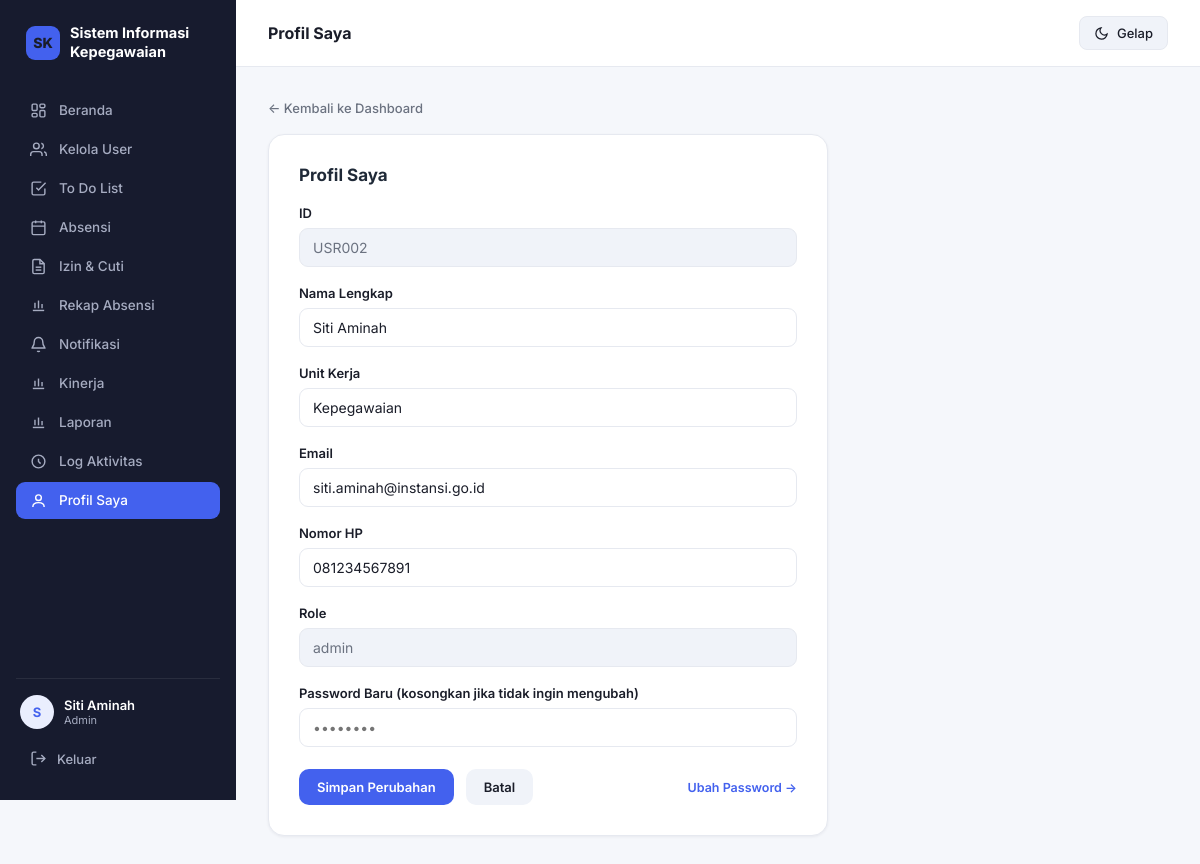
/profil.php (signed in), run on the app's committed database.
### tables this page shows
CREATE TABLE `users` (
  `id` VARCHAR(50) NOT NULL,
  `nama` VARCHAR(100) NOT NULL,
  `unit_kerja` VARCHAR(100) NOT NULL,
  `email` VARCHAR(100) NOT NULL,
  `nomor_hp` VARCHAR(20) NOT NULL,
  `role` ENUM('super_admin','admin','user') NOT NULL DEFAULT 'user',
  `password` VARCHAR(255) NOT NULL,
  `aktif` TINYINT(1) NOT NULL DEFAULT 1,
  `email_terverifikasi` TINYINT(1) NOT NULL DEFAULT 0,
  `token_verifikasi` VARCHAR(64) DEFAULT NULL,
  `token_reset` VARCHAR(64) DEFAULT NULL,
  `token_reset_kadaluarsa` DATETIME DEFAULT NULL,
  `created_at` TIMESTAMP NOT NULL DEFAULT CURRENT_TIMESTAMP,
  `updated_at` TIMESTAMP NOT NULL DEFAULT CURRENT_TIMESTAMP ON UPDATE CURRENT_TIMESTAMP,
  PRIMARY KEY (`id`),
  UNIQUE KEY `uk_users_email` (`email`),
  KEY `idx_users_role` (`role`),
  KEY `idx_users_token_verifikasi` (`token_verifikasi`),
  KEY `idx_users_token_reset` (`token_reset`)
);

### db.php (called while the page is built, shortened)
<?php
function db_prepare(mysqli $koneksi, string $sql): mysqli_stmt
{
    $stmt = mysqli_prepare($koneksi, $sql);
    return $stmt;
}
function db_result(mysqli_stmt $stmt): mysqli_result
{
    $hasil = mysqli_stmt_get_result($stmt);
    return $hasil;
}
function db_fetch(mysqli_result $hasil): array
{
    $baris = mysqli_fetch_assoc($hasil);
    return is_array($baris) ? $baris : [];
}

### profil.php (the view, shortened to what this page needs)
<?php
require_once "config/koneksi.php";
$userId = $_SESSION['id'];
$stmt = db_prepare($koneksi, "SELECT * FROM users WHERE id = ?");
mysqli_stmt_bind_param($stmt, "s", $userId);
mysqli_stmt_execute($stmt);
$result = db_result($stmt);
$user = db_fetch($result);
?>
<!DOCTYPE html>
<html lang="id">
<head>
    <link rel="stylesheet" href="assets/css/style.css">
</head>
<body>
    <div class="app-shell">
    <?php include 'includes/sidebar.php'; ?>
    <div class="main-area">
        <div class="topbar">
            <div class="topbar-title">Profil Saya</div>
            <div class="topbar-right">
                <button class="theme-toggle" onclick="toggleTheme()" type="button">
                    <span class="theme-toggle-icon"></span><span class="theme-toggle-label">Gelap</span>
                </button>
            </div>
        </div>
<div class="container">
        <a href="dashboard.php" class="back-link">&larr; Kembali ke Dashboard</a>
        <div class="form-box">
            <h2 style="margin-bottom:20px; color:#1f2937;">Profil Saya</h2>
            <form method="POST" action="profil.php">
                <div class="form-row">
                    <label>ID</label>
                    <input type="text" value="<?= htmlspecialchars($user['id']) ?>" disabled>
                </div>
                <div class="form-row">
                    <label>Nama Lengkap</label>
                    <input type="text" name="nama" value="<?= htmlspecialchars($user['nama']) ?>" required>
                </div>
                <div class="form-row">
                    <label>Unit Kerja</label>
                    <input type="text" name="unit_kerja" value="<?= htmlspecialchars($user['unit_kerja']) ?>" required>
                </div>
                <div class="form-row">
                    <label>Email</label>
                    <input type="email" name="email" value="<?= htmlspecialchars($user['email']) ?>" required>
                </div>
                <div class="form-row">
                    <label>Nomor HP</label>
                    <input type="text" name="nomor_hp" value="<?= htmlspecialchars($user['nomor_hp']) ?>" pattern="\+?[0-9]{9,15}" title="Hanya angka, 9-15 digit, boleh diawali +" required>
                </div>
                <div class="form-row">
                    <label>Role</label>
                    <input type="text" value="<?= htmlspecialchars(str_replace('_', ' ', $user['role'])) ?>" disabled>
                </div>
                <div class="form-row">
                    <label>Password Baru (kosongkan jika tidak ingin mengubah)</label>
                    <input type="password" name="password" placeholder="••••••••" minlength="6" title="Minimal 6 karakter">
                </div>
                <div class="form-actions">
                    <button type="submit" class="btn-primary">Simpan Perubahan</button>
                    <a href="dashboard.php" class="btn-cancel">Batal</a>
                    <a href="ubah_password.php" style="margin-left:auto; font-size:12.5px; color:var(--primary); font-weight:600;">Ubah Password &rarr;</a>
                </div>
            </form>
        </div>
    </div>
    </div>
</div>
</body>
</html>

### style.css (style rules this page uses)
:root, :root[data-theme="light"] { --bg: #F5F7FB; --surface: #FFFFFF; --surface-alt: #F0F3F9; --border: #E6E9F0; --text: #1A1D29; --text-muted: #6B7280; --primary: #4361EE; --primary-dark: #3145C4; --primary-soft: #EAEEFE; --success: #16A34A; --success-soft: #E9F9EF; --danger: #E11D48; --danger-soft: #FDECEF; --warning: #D97706; --warning-soft: #FEF3E2; --shadow: 0 8px 24px rgba(20,25,50,0.08); --shadow-sm: 0 1px 3px rgba(20,25,50,0.06); --sidebar-bg: #171B2E; --sidebar-text: #A6ACC1; --sidebar-text-active: #FFFFFF; }
* { margin: 0; padding: 0; box-sizing: border-box; }
html { color-scheme: light dark; }
body { font-family: 'Inter', -apple-system, sans-serif; color: var(--text); background: var(--bg); transition: background 0.2s ease, color 0.2s ease; font-size: 14px; }
a { color: inherit; text-decoration: none; }
button { font-family: inherit; cursor: pointer; }
.theme-toggle { display: flex; align-items: center; gap: 8px; background: var(--surface-alt); border: 1px solid var(--border); color: var(--text); padding: 8px 14px; border-radius: 8px; font-size: 13px; font-weight: 500; transition: 0.15s; }
.theme-toggle-icon { width: 15px; height: 15px; display: inline-flex; }
.app-shell { display: flex; min-height: 100vh; }
.main-area { flex: 1; min-width: 0; }
.topbar { background: var(--surface); border-bottom: 1px solid var(--border); padding: 16px 32px; display: flex; justify-content: space-between; align-items: center; position: sticky; top: 0; z-index: 10; gap: 12px; flex-wrap: wrap; }
.topbar-title { font-size: 16px; font-weight: 700; color: var(--text); }
.topbar-right { display: flex; align-items: center; gap: 14px; }
.container { max-width: 1180px; margin: 0 auto; padding: 32px; }
.btn-primary { background: var(--primary); color: #fff; padding: 10px 18px; border: none; border-radius: 10px; font-size: 13px; font-weight: 600; display: inline-block; transition: 0.15s; }
.back-link { display: inline-flex; align-items: center; gap: 6px; margin-bottom: 18px; color: var(--text-muted); font-size: 13px; font-weight: 500; transition: 0.15s; }
.form-box { background: var(--surface); border: 1px solid var(--border); border-radius: 16px; padding: 30px; max-width: 560px; box-shadow: var(--shadow-sm); }
.form-box h2 { font-size: 17px; font-weight: 700; color: var(--text); }
.form-row { margin-bottom: 18px; }
.form-row label { display: block; font-size: 13px; font-weight: 600; color: var(--text); margin-bottom: 7px; }
.form-row input, .form-row select { width: 100%; padding: 10px 13px; border: 1.5px solid var(--border); border-radius: 9px; font-size: 14px; font-family: 'Inter', sans-serif; background: var(--surface); color: var(--text); outline: none; transition: 0.15s; }
.form-row input:disabled { background: var(--surface-alt); color: var(--text-muted); }
.form-actions { display: flex; gap: 12px; margin-top: 22px; align-items: center; }
.btn-cancel { background: var(--surface-alt); color: var(--text); padding: 10px 18px; border-radius: 10px; font-size: 13px; font-weight: 600; }

### data on the page
users: id "USR002", nama "Siti Aminah", unit_kerja "Kepegawaian", email "siti.aminah@instansi.go.id", nomor_hp "081234567891", role "admin"

### other printed values
substr($_SESSION['nama'], 0, 1) "S"
$_SESSION['nama'] "Siti Aminah"
str_replace('_', ' ', $_SESSION['role']) "Admin"
